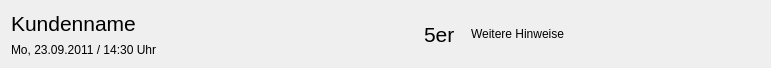
<?xml version="1.0" encoding="UTF-8"?>
<ui version="4.0">
 <class>AlteAbfuellung</class>
 <widget class="QWidget" name="AlteAbfuellung">
  <property name="geometry">
   <rect>
    <x>0</x>
    <y>0</y>
    <width>771</width>
    <height>68</height>
   </rect>
  </property>
  <property name="sizePolicy">
   <sizepolicy hsizetype="MinimumExpanding" vsizetype="Minimum">
    <horstretch>0</horstretch>
    <verstretch>0</verstretch>
   </sizepolicy>
  </property>
  <property name="windowTitle">
   <string>Form</string>
  </property>
  <layout class="QHBoxLayout" name="horizontalLayout_3">
   <item>
    <layout class="QVBoxLayout" name="verticalLayout">
     <item>
      <widget class="QLabel" name="label_kundenname">
       <property name="font">
        <font>
         <pointsize>16</pointsize>
        </font>
       </property>
       <property name="text">
        <string>Kundenname</string>
       </property>
      </widget>
     </item>
     <item>
      <widget class="QLabel" name="label_zeitpunkt">
       <property name="text">
        <string>Mo, 23.09.2011 / 14:30 Uhr</string>
       </property>
      </widget>
     </item>
    </layout>
   </item>
   <item>
    <spacer name="horizontalSpacer">
     <property name="orientation">
      <enum>Qt::Horizontal</enum>
     </property>
     <property name="sizeHint" stdset="0">
      <size>
       <width>130</width>
       <height>20</height>
      </size>
     </property>
    </spacer>
   </item>
   <item>
    <widget class="QLabel" name="label_groesse">
     <property name="font">
      <font>
       <pointsize>16</pointsize>
      </font>
     </property>
     <property name="text">
      <string>5er</string>
     </property>
    </widget>
   </item>
   <item>
    <spacer name="horizontalSpacer_2">
     <property name="orientation">
      <enum>Qt::Horizontal</enum>
     </property>
     <property name="sizeType">
      <enum>QSizePolicy::Fixed</enum>
     </property>
     <property name="sizeHint" stdset="0">
      <size>
       <width>10</width>
       <height>20</height>
      </size>
     </property>
    </spacer>
   </item>
   <item>
    <widget class="QLabel" name="label_sonstiges">
     <property name="text">
      <string>Weitere Hinweise</string>
     </property>
     <property name="wordWrap">
      <bool>true</bool>
     </property>
    </widget>
   </item>
   <item>
    <layout class="QHBoxLayout" name="horizontalLayout_2">
     <item>
      <widget class="QLabel" name="label_frischsaft">
       <property name="minimumSize">
        <size>
         <width>33</width>
         <height>0</height>
        </size>
       </property>
       <property name="text">
        <string/>
       </property>
      </widget>
     </item>
     <item>
      <widget class="QLabel" name="label_gebrauchte">
       <property name="minimumSize">
        <size>
         <width>33</width>
         <height>0</height>
        </size>
       </property>
       <property name="text">
        <string/>
       </property>
      </widget>
     </item>
     <item>
      <widget class="QLabel" name="label_anruf">
       <property name="minimumSize">
        <size>
         <width>33</width>
         <height>0</height>
        </size>
       </property>
       <property name="text">
        <string/>
       </property>
      </widget>
     </item>
     <item>
      <widget class="QLabel" name="label_gitterbox">
       <property name="minimumSize">
        <size>
         <width>33</width>
         <height>0</height>
        </size>
       </property>
       <property name="text">
        <string/>
       </property>
      </widget>
     </item>
     <item>
      <widget class="QLabel" name="label_bio">
       <property name="minimumSize">
        <size>
         <width>33</width>
         <height>0</height>
        </size>
       </property>
       <property name="text">
        <string/>
       </property>
      </widget>
     </item>
    </layout>
   </item>
  </layout>
 </widget>
 <resources/>
 <connections/>
</ui>
